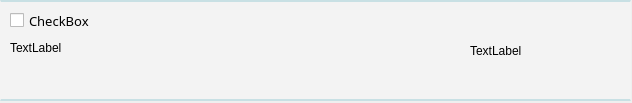
<?xml version="1.0" encoding="UTF-8"?>
<ui version="4.0">
 <class>MatterBox</class>
 <widget class="QWidget" name="MatterBox">
  <property name="geometry">
   <rect>
    <x>0</x>
    <y>0</y>
    <width>632</width>
    <height>103</height>
   </rect>
  </property>
  <property name="windowTitle">
   <string>Form</string>
  </property>
  <property name="styleSheet">
   <string notr="true">QWidget {
font: 10pt 方正小标宋;
}
QWidget#MatterBox: hover {
	backgroud-color: #9cb2c7;
}</string>
  </property>
  <widget class="QPushButton" name="underlyingBtn">
   <property name="geometry">
    <rect>
     <x>0</x>
     <y>0</y>
     <width>631</width>
     <height>101</height>
    </rect>
   </property>
   <property name="styleSheet">
    <string notr="true">QPushButton {
margin: 0px;
background-color: #f3f3f3;
border-top: 2px solid #c8e0e4;
border-bottom: 2px solid #c8e0e4;
}
QPushButton: hover {
	background-color: #9cb2c7;
}</string>
   </property>
   <property name="text">
    <string/>
   </property>
  </widget>
  <widget class="QCheckBox" name="checkBox">
   <property name="geometry">
    <rect>
     <x>10</x>
     <y>10</y>
     <width>81</width>
     <height>21</height>
    </rect>
   </property>
   <property name="sizePolicy">
    <sizepolicy hsizetype="Fixed" vsizetype="Maximum">
     <horstretch>0</horstretch>
     <verstretch>0</verstretch>
    </sizepolicy>
   </property>
   <property name="font">
    <font>
     <family>方正小标宋</family>
     <pointsize>10</pointsize>
     <italic>false</italic>
     <bold>false</bold>
    </font>
   </property>
   <property name="text">
    <string>CheckBox</string>
   </property>
  </widget>
  <widget class="QLabel" name="description">
   <property name="geometry">
    <rect>
     <x>10</x>
     <y>40</y>
     <width>61</width>
     <height>16</height>
    </rect>
   </property>
   <property name="sizePolicy">
    <sizepolicy hsizetype="Preferred" vsizetype="Maximum">
     <horstretch>0</horstretch>
     <verstretch>0</verstretch>
    </sizepolicy>
   </property>
   <property name="text">
    <string>TextLabel</string>
   </property>
  </widget>
  <widget class="QLabel" name="time">
   <property name="geometry">
    <rect>
     <x>470</x>
     <y>40</y>
     <width>53</width>
     <height>21</height>
    </rect>
   </property>
   <property name="text">
    <string>TextLabel</string>
   </property>
  </widget>
 </widget>
 <resources/>
 <connections/>
</ui>
